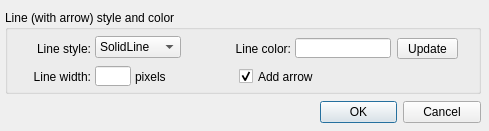
<?xml version="1.0" encoding="UTF-8"?>
<ui version="4.0">
 <class>Dialog</class>
 <widget class="QDialog" name="Dialog">
  <property name="windowModality">
   <enum>Qt::NonModal</enum>
  </property>
  <property name="geometry">
   <rect>
    <x>0</x>
    <y>0</y>
    <width>489</width>
    <height>131</height>
   </rect>
  </property>
  <property name="sizePolicy">
   <sizepolicy hsizetype="Fixed" vsizetype="Fixed">
    <horstretch>0</horstretch>
    <verstretch>0</verstretch>
   </sizepolicy>
  </property>
  <property name="windowTitle">
   <string>Line arrow properties</string>
  </property>
  <property name="windowIcon">
   <iconset>
    <normaloff>Icon_SystemLabDesigner.bmp</normaloff>Icon_SystemLabDesigner.bmp</iconset>
  </property>
  <property name="modal">
   <bool>true</bool>
  </property>
  <widget class="QDialogButtonBox" name="buttonBox">
   <property name="geometry">
    <rect>
     <x>320</x>
     <y>96</y>
     <width>161</width>
     <height>32</height>
    </rect>
   </property>
   <property name="sizePolicy">
    <sizepolicy hsizetype="Fixed" vsizetype="Fixed">
     <horstretch>0</horstretch>
     <verstretch>0</verstretch>
    </sizepolicy>
   </property>
   <property name="font">
    <font>
     <family>Segoe UI</family>
    </font>
   </property>
   <property name="contextMenuPolicy">
    <enum>Qt::NoContextMenu</enum>
   </property>
   <property name="orientation">
    <enum>Qt::Horizontal</enum>
   </property>
   <property name="standardButtons">
    <set>QDialogButtonBox::Cancel|QDialogButtonBox::Ok</set>
   </property>
  </widget>
  <widget class="QGroupBox" name="groupBox_3">
   <property name="geometry">
    <rect>
     <x>5</x>
     <y>10</y>
     <width>476</width>
     <height>84</height>
    </rect>
   </property>
   <property name="font">
    <font>
     <family>Segoe UI</family>
    </font>
   </property>
   <property name="title">
    <string>Line (with arrow) style and color</string>
   </property>
   <widget class="QLabel" name="label_22">
    <property name="geometry">
     <rect>
      <x>15</x>
      <y>28</y>
      <width>71</width>
      <height>21</height>
     </rect>
    </property>
    <property name="text">
     <string>Line style:</string>
    </property>
    <property name="alignment">
     <set>Qt::AlignRight|Qt::AlignTrailing|Qt::AlignVCenter</set>
    </property>
    <property name="wordWrap">
     <bool>true</bool>
    </property>
    <property name="indent">
     <number>0</number>
    </property>
   </widget>
   <widget class="QLabel" name="label_24">
    <property name="geometry">
     <rect>
      <x>216</x>
      <y>28</y>
      <width>70</width>
      <height>21</height>
     </rect>
    </property>
    <property name="layoutDirection">
     <enum>Qt::RightToLeft</enum>
    </property>
    <property name="text">
     <string>Line color:</string>
    </property>
    <property name="alignment">
     <set>Qt::AlignRight|Qt::AlignTrailing|Qt::AlignVCenter</set>
    </property>
    <property name="wordWrap">
     <bool>true</bool>
    </property>
    <property name="indent">
     <number>0</number>
    </property>
   </widget>
   <widget class="QLineEdit" name="lineColor">
    <property name="geometry">
     <rect>
      <x>290</x>
      <y>28</y>
      <width>96</width>
      <height>20</height>
     </rect>
    </property>
    <property name="readOnly">
     <bool>true</bool>
    </property>
   </widget>
   <widget class="QPushButton" name="colorButton">
    <property name="geometry">
     <rect>
      <x>392</x>
      <y>28</y>
      <width>61</width>
      <height>21</height>
     </rect>
    </property>
    <property name="text">
     <string>Update</string>
    </property>
   </widget>
   <widget class="QComboBox" name="comboBoxLine">
    <property name="geometry">
     <rect>
      <x>90</x>
      <y>26</y>
      <width>86</width>
      <height>22</height>
     </rect>
    </property>
    <item>
     <property name="text">
      <string>SolidLine</string>
     </property>
    </item>
    <item>
     <property name="text">
      <string>DashLine</string>
     </property>
    </item>
    <item>
     <property name="text">
      <string>DotLine</string>
     </property>
    </item>
    <item>
     <property name="text">
      <string>No border</string>
     </property>
    </item>
   </widget>
   <widget class="QLabel" name="label_23">
    <property name="geometry">
     <rect>
      <x>15</x>
      <y>56</y>
      <width>71</width>
      <height>21</height>
     </rect>
    </property>
    <property name="text">
     <string>Line width:</string>
    </property>
    <property name="alignment">
     <set>Qt::AlignRight|Qt::AlignTrailing|Qt::AlignVCenter</set>
    </property>
    <property name="wordWrap">
     <bool>true</bool>
    </property>
    <property name="indent">
     <number>0</number>
    </property>
   </widget>
   <widget class="QLineEdit" name="lineWidth">
    <property name="geometry">
     <rect>
      <x>90</x>
      <y>56</y>
      <width>36</width>
      <height>20</height>
     </rect>
    </property>
   </widget>
   <widget class="QLabel" name="label_19">
    <property name="geometry">
     <rect>
      <x>130</x>
      <y>56</y>
      <width>36</width>
      <height>21</height>
     </rect>
    </property>
    <property name="text">
     <string>pixels</string>
    </property>
    <property name="alignment">
     <set>Qt::AlignLeading|Qt::AlignLeft|Qt::AlignVCenter</set>
    </property>
    <property name="wordWrap">
     <bool>true</bool>
    </property>
    <property name="indent">
     <number>0</number>
    </property>
   </widget>
   <widget class="QCheckBox" name="checkBoxArrow">
    <property name="geometry">
     <rect>
      <x>234</x>
      <y>56</y>
      <width>81</width>
      <height>21</height>
     </rect>
    </property>
    <property name="text">
     <string>Add arrow</string>
    </property>
    <property name="checked">
     <bool>true</bool>
    </property>
   </widget>
  </widget>
 </widget>
 <resources/>
 <connections>
  <connection>
   <sender>buttonBox</sender>
   <signal>accepted()</signal>
   <receiver>Dialog</receiver>
   <slot>accept()</slot>
   <hints>
    <hint type="sourcelabel">
     <x>248</x>
     <y>254</y>
    </hint>
    <hint type="destinationlabel">
     <x>157</x>
     <y>274</y>
    </hint>
   </hints>
  </connection>
  <connection>
   <sender>buttonBox</sender>
   <signal>rejected()</signal>
   <receiver>Dialog</receiver>
   <slot>reject()</slot>
   <hints>
    <hint type="sourcelabel">
     <x>316</x>
     <y>260</y>
    </hint>
    <hint type="destinationlabel">
     <x>286</x>
     <y>274</y>
    </hint>
   </hints>
  </connection>
 </connections>
</ui>
